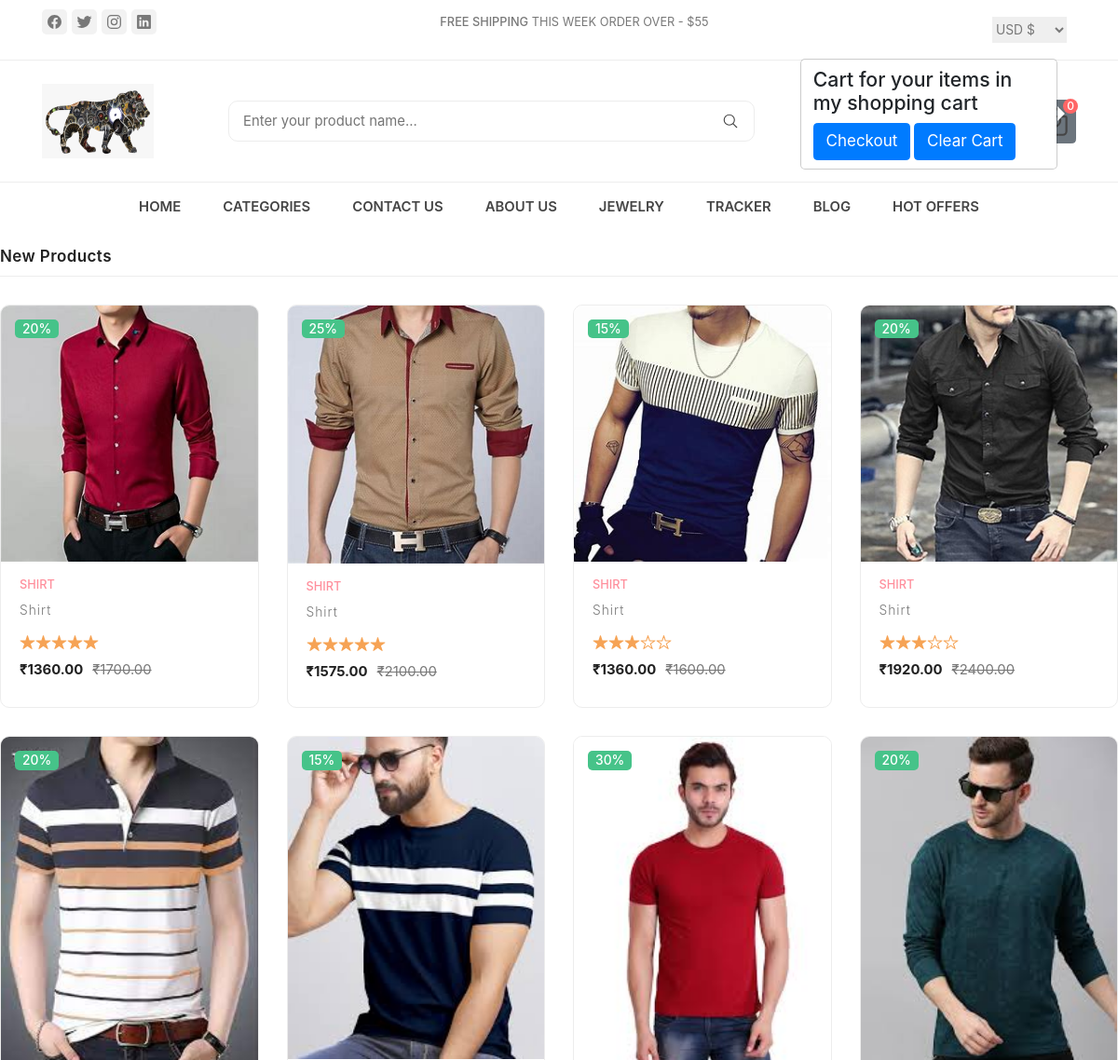
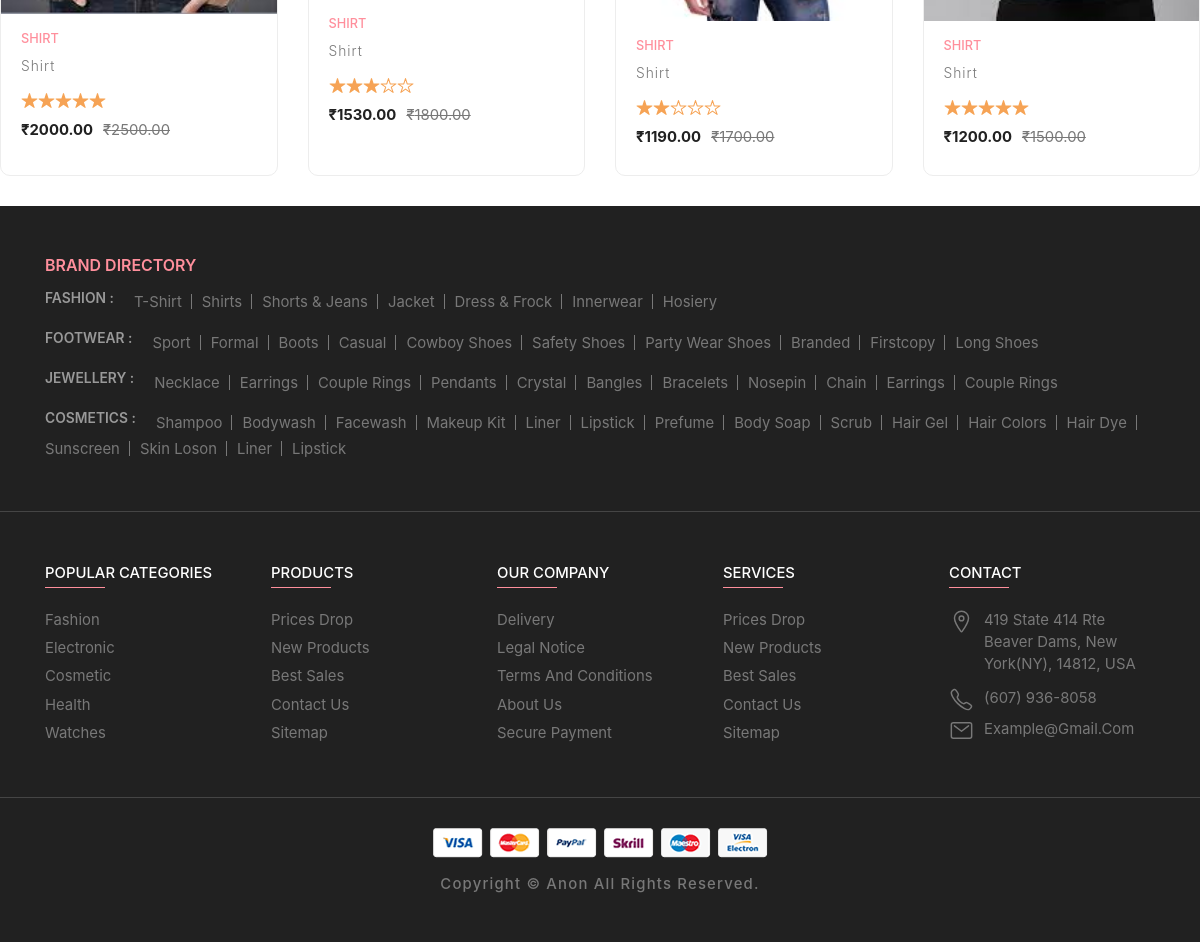
Page /shirts/ on the committed database (2 pictures, top to bottom).
### productcart/models.py (models this page shows, shortened)
class Products(models.Model):
    product_name = models.CharField(max_length=100)
    product_desc = HTMLField()
    product_price = models.DecimalField(max_digits=10, decimal_places=2, default=None)
    product_image = models.ImageField(upload_to="products/", max_length=250, null=True, default=None)
    showcase_badge = models.CharField(max_length=10, null=True, blank=True)
    showcase_rating = models.PositiveIntegerField(null=True, blank=True)
    discounted_price = models.DecimalField(max_digits=10, decimal_places=2, null=True, blank=True)
    category = models.ForeignKey(Category, on_delete=models.CASCADE)
    subcategory = models.ForeignKey(Subcategory, on_delete=models.CASCADE, blank=True, null=True)

### mysite/views.py (the view)
# urls.py: path('shirts/', views.render_shirts, name='shirts'),
def render_shirts(request):
    try:
        mens_category = Category.objects.get(name="Mens")
        subcategory_name = "shirts"
        subcategory = Subcategory.objects.get(name=subcategory_name)
        productdata = Products.objects.filter(category=mens_category, subcategory=subcategory)
        for product in productdata:
            if product.showcase_rating is not None:
                product.rating_difference = 5 - product.showcase_rating
            else:
                product.rating_difference = 5
        data = {
            'productdata': productdata
        }
        return render(request, "shirts.html", data)
    except Category.DoesNotExist:
        return HttpResponse("Mens category does not exist")
    except Subcategory.DoesNotExist:
        return HttpResponse("Subcategory 'shirts' does not exist")

### productcart/templatetags/custom_filters.py (called while the page is built)
@register.filter
def get_range(value):
    return range(1, value + 1)

### templates/shirts.html (shortened to what this page needs)
{% extends 'base.html' %}
{% load custom_filters %}
{% block content %}
<div class="product-main">
    <h2 class="title">New Products</h2>
    <div class="product-grid">
        {% for product in productdata %}
        <div class="showcase">
            <div class="showcase-banner">
                <img src="/media/{{ product.product_image|safe }}" alt="{{ product.product_name }}" width="300" class="product-img default">
                <p class="showcase-badge">{{ product.showcase_badge }}</p>
            </div>
            <div class="showcase-content">
                <a href="#" class="showcase-category" id="namepr{{product.id}}">{{ product.product_name|safe }}</a>
                <a href="#">
                    <h3 class="showcase-title">{{ product.product_desc|slice:":40"|safe }}</h3>
                </a>
                <div class="showcase-rating">
                    {% for _ in product.showcase_rating|default:0|get_range %}
                        <ion-icon name="star"></ion-icon>
                    {% endfor %}
                    {% for _ in product.rating_difference|default:0|get_range %}
                        <ion-icon name="star-outline"></ion-icon>
                    {% endfor %}
                </div>
                <div class="price-box">
                  <p class="price">&#x20B9;{{ product.discounted_price|safe }}</p>
                  <del>&#x20B9;{{product.product_price}}</del>
              </div>
            </div>
        </div>
        {% endfor %}
    </div>
</div>
{% endblock %}

### templates/base.html (shortened to what this page needs)
{% include "header.html" %}
{% block content %}
{% endblock content %}
{% include "footer.html" %}

### templates/header.html (shortened to what this page needs)
<!DOCTYPE html>
{% load static %}
<html lang="en">
<head>
  <link rel="stylesheet" href="/static/css/style-prefix.css">
  <link rel="stylesheet" href="/static/css/chatbot.css">
<link rel="stylesheet" href="https://cdn.jsdelivr.net/npm/bootstrap@4.6.2/dist/css/bootstrap.min.css">
</head>
<body>
  <header>
    <div class="header-top">
      <div class="container">
        <ul class="header-social-container">
          <li>
            <a href="#" class="social-link">
              <ion-icon name="logo-facebook"></ion-icon>
            </a>
          </li>
          <li>
            <a href="#" class="social-link">
              <ion-icon name="logo-twitter"></ion-icon>
            </a>
          </li>
          <li>
            <a href="#" class="social-link">
              <ion-icon name="logo-instagram"></ion-icon>
            </a>
          </li>
          <li>
            <a href="#" class="social-link">
              <ion-icon name="logo-linkedin"></ion-icon>
            </a>
          </li>
        </ul>
        <div class="header-alert-news">
          <p>
            <b>Free Shipping</b>
            This Week Order Over - $55
          </p>
        </div>
        <div class="header-top-actions">
          <select name="currency">
            <option value="usd">USD &dollar;</option>
          </select>
        </div>
      </div>
    </div>
    <div class="header-main">
      <div class="container">
        <a href="#" class="header-logo">
          <img src="/static/images/logo/1.png" alt="Anon's logo" width="120" height="80">
        </a>
<div class="header-search-container">
<form method="get" action="search">
          <input type="search" id="search" name="search" class="search-field" placeholder="Enter your product name...">
          <button class="search-btn">
            <ion-icon name="search-outline"></ion-icon>
          </button>
  </form>
</div>
        <div class="header-user-actions">
{% if user.is_authenticated %}
        <button class="btn btn-outline-success btn-sm" href="signup">
          <a href="/logout">Logout</a>
        </button>
       <button class="action-btn">
          <ion-icon name="person-outline"></ion-icon>
          <a href="" style="font-size:10px;">{{request.user}}</a>
      </button>
{% else %}
        <button class="btn btn-outline-warning btn-sm" href="signup">
          <a href="signup">SignUp</a>
        </button>
        <button class="btn btn-outline-warning btn-sm" href="login">
          <a href="login">Login</a>
        </button>
{% endif %}
          <button class="action-btn" >
            <ion-icon name="heart-outline"></ion-icon>
            <span class="count">0</span>
          </button>
          <button
          type="button"
          id="popcart"
          class="btn btn-secondary action-btn "
          data-bs-toggle="popover"
          data-bs-placement="left"
          data-bs-custom-class="custom-popover"
          data-bs-content="left popover content"
          data-html="true"
      >
          <ion-icon name="bag-handle-outline"></ion-icon>
          <span class="count" id="cart">0</span>
      </button>
        </div>
      </div>
    </div>
    <nav class="desktop-navigation-menu">
      <div class="container">
        <ul class="desktop-menu-category-list">
          <li class="menu-category">
            <a href="/" class="menu-title">Home</a>
          </li>
          <li class="menu-category">
            <a href="#" class="menu-title">Categories</a>
          </li>
          <li class="menu-category">
            <a href="{% url 'contact' %}" class="menu-title">Contact Us</a>
          </li>
          <li class="menu-category">
            <a href="/about" class="menu-title">About Us</a>
          </li>
          <li class="menu-category">
            <a href="#" class="menu-title">Jewelry</a>
          </li>
          <li class="menu-category">
            <a href="/tracker" class="menu-title">Tracker</a>
          </li>
          <li class="menu-category">
            <a href="#" class="menu-title">Blog</a>
          </li>
          <li class="menu-category">
            <a href="#" class="menu-title">Hot Offers</a>
          </li>
        </ul>
      </div>
    </nav>
  </header>

### templates/footer.html (shortened to what this page needs)
<footer>
    <div class="footer-category">
      <div class="container">
        <h2 class="footer-category-title">Brand directory</h2>
        <div class="footer-category-box">
          <h3 class="category-box-title">Fashion :</h3>
          <a href="#" class="footer-category-link">T-shirt</a>
          <a href="#" class="footer-category-link">Shirts</a>
          <a href="#" class="footer-category-link">shorts & jeans</a>
          <a href="#" class="footer-category-link">jacket</a>
          <a href="#" class="footer-category-link">dress & frock</a>
          <a href="#" class="footer-category-link">innerwear</a>
          <a href="#" class="footer-category-link">hosiery</a>
        </div>
        <div class="footer-category-box">
          <h3 class="category-box-title">footwear :</h3>
          <a href="#" class="footer-category-link">sport</a>
          <a href="#" class="footer-category-link">formal</a>
          <a href="#" class="footer-category-link">Boots</a>
          <a href="#" class="footer-category-link">casual</a>
          <a href="#" class="footer-category-link">cowboy shoes</a>
          <a href="#" class="footer-category-link">safety shoes</a>
          <a href="#" class="footer-category-link">Party wear shoes</a>
          <a href="#" class="footer-category-link">Branded</a>
          <a href="#" class="footer-category-link">Firstcopy</a>
          <a href="#" class="footer-category-link">Long shoes</a>
        </div>
        <div class="footer-category-box">
          <h3 class="category-box-title">jewellery :</h3>
          <a href="#" class="footer-category-link">Necklace</a>
          <a href="#" class="footer-category-link">Earrings</a>
          <a href="#" class="footer-category-link">Couple rings</a>
          <a href="#" class="footer-category-link">Pendants</a>
          <a href="#" class="footer-category-link">Crystal</a>
          <a href="#" class="footer-category-link">Bangles</a>
          <a href="#" class="footer-category-link">bracelets</a>
          <a href="#" class="footer-category-link">nosepin</a>
          <a href="#" class="footer-category-link">chain</a>
          <a href="#" class="footer-category-link">Earrings</a>
          <a href="#" class="footer-category-link">Couple rings</a>
        </div>
        <div class="footer-category-box">
          <h3 class="category-box-title">cosmetics :</h3>
          <a href="#" class="footer-category-link">Shampoo</a>
          <a href="#" class="footer-category-link">Bodywash</a>
          <a href="#" class="footer-category-link">Facewash</a>
          <a href="#" class="footer-category-link">makeup kit</a>
          <a href="#" class="footer-category-link">liner</a>
          <a href="#" class="footer-category-link">lipstick</a>
          <a href="#" class="footer-category-link">prefume</a>
          <a href="#" class="footer-category-link">Body soap</a>
          <a href="#" class="footer-category-link">scrub</a>
          <a href="#" class="footer-category-link">hair gel</a>
          <a href="#" class="footer-category-link">hair colors</a>
          <a href="#" class="footer-category-link">hair dye</a>
          <a href="#" class="footer-category-link">sunscreen</a>
          <a href="#" class="footer-category-link">skin loson</a>
          <a href="#" class="footer-category-link">liner</a>
          <a href="#" class="footer-category-link">lipstick</a>
        </div>
      </div>
    </div>
    <div class="footer-nav">
      <div class="container">
        <ul class="footer-nav-list">
          <li class="footer-nav-item">
            <h2 class="nav-title">Popular Categories</h2>
          </li>
          <li class="footer-nav-item">
            <a href="#" class="footer-nav-link">Fashion</a>
          </li>
          <li class="footer-nav-item">
            <a href="#" class="footer-nav-link">Electronic</a>
          </li>
          <li class="footer-nav-item">
            <a href="#" class="footer-nav-link">Cosmetic</a>
          </li>
          <li class="footer-nav-item">
            <a href="#" class="footer-nav-link">Health</a>
          </li>
          <li class="footer-nav-item">
            <a href="#" class="footer-nav-link">Watches</a>
          </li>
        </ul>
        <ul class="footer-nav-list">
          <li class="footer-nav-item">
            <h2 class="nav-title">Products</h2>
          </li>
          <li class="footer-nav-item">
            <a href="#" class="footer-nav-link">Prices drop</a>
          </li>
          <li class="footer-nav-item">
            <a href="#" class="footer-nav-link">New products</a>
          </li>
          <li class="footer-nav-item">
            <a href="#" class="footer-nav-link">Best sales</a>
          </li>
          <li class="footer-nav-item">
            <a href="#" class="footer-nav-link">Contact us</a>
          </li>
          <li class="footer-nav-item">
            <a href="#" class="footer-nav-link">Sitemap</a>
          </li>
        </ul>
        <ul class="footer-nav-list">
          <li class="footer-nav-item">
            <h2 class="nav-title">Our Company</h2>
          </li>
          <li class="footer-nav-item">
            <a href="#" class="footer-nav-link">Delivery</a>
          </li>
          <li class="footer-nav-item">
            <a href="#" class="footer-nav-link">Legal Notice</a>
          </li>
          <li class="footer-nav-item">
            <a href="#" class="footer-nav-link">Terms and conditions</a>
          </li>
          <li class="footer-nav-item">
            <a href="#" class="footer-nav-link">About us</a>
          </li>
          <li class="footer-nav-item">
            <a href="#" class="footer-nav-link">Secure payment</a>
          </li>
        </ul>
        <ul class="footer-nav-list">
          <li class="footer-nav-item">
            <h2 class="nav-title">Services</h2>
          </li>
          <li class="footer-nav-item">
            <a href="#" class="footer-nav-link">Prices drop</a>
          </li>
          <li class="footer-nav-item">
            <a href="#" class="footer-nav-link">New products</a>
          </li>
          <li class="footer-nav-item">
            <a href="#" class="footer-nav-link">Best sales</a>
          </li>
          <li class="footer-nav-item">
            <a href="#" class="footer-nav-link">Contact us</a>
          </li>
          <li class="footer-nav-item">
            <a href="#" class="footer-nav-link">Sitemap</a>
          </li>
        </ul>
        <ul class="footer-nav-list">
          <li class="footer-nav-item">
            <h2 class="nav-title">Contact</h2>
          </li>
          <li class="footer-nav-item flex">
            <div class="icon-box">
              <ion-icon name="location-outline"></ion-icon>
            </div>
            <address class="content">
              419 State 414 Rte
              Beaver Dams, New York(NY), 14812, USA
            </address>
          </li>
          <li class="footer-nav-item flex">
            <div class="icon-box">
              <ion-icon name="call-outline"></ion-icon>
            </div>
            <a href="tel:+607936-8058" class="footer-nav-link">(607) 936-8058</a>
          </li>
          <li class="footer-nav-item flex">
            <div class="icon-box">
              <ion-icon name="mail-outline"></ion-icon>
            </div>
            <a href="mailto:example@gmail.com" class="footer-nav-link">example@gmail.com</a>
          </li>
        </ul>
      </div>
    </div>
    <div class="footer-bottom">
      <div class="container">
        <img src="/static/images/payment.png" alt="payment method" class="payment-img">
        <p class="copyright">
          Copyright &copy; <a href="#">Anon</a> all rights reserved.
        </p>
      </div>
    </div>
  </footer>
</body>
</html>

### templates/header.html (style rules this page uses)
a { text-decoration:none; }

### rows in the picture
Products: product_image (picture), showcase_badge "20%", product_name "SHIRT", product_desc "Shirt", discounted_price "1360.00", product_price "1700.00"
Products: product_image (picture), showcase_badge "25%", product_name "SHIRT", product_desc "Shirt", discounted_price "1575.00", product_price "2100.00"
Products: product_image (picture), showcase_badge "15%", product_name "SHIRT", product_desc "Shirt", discounted_price "1360.00", product_price "1600.00"
Products: product_image (picture), showcase_badge "20%", product_name "SHIRT", product_desc "Shirt", discounted_price "1920.00", product_price "2400.00"
Products: product_image (picture), showcase_badge "20%", product_name "SHIRT", product_desc "Shirt", discounted_price "2000.00", product_price "2500.00"
Products: product_image (picture), showcase_badge "15%", product_name "SHIRT", product_desc "Shirt", discounted_price "1530.00", product_price "1800.00"
Products: product_image (picture), showcase_badge "30%", product_name "SHIRT", product_desc "Shirt", discounted_price "1190.00", product_price "1700.00"
Products: product_image (picture), showcase_badge "20%", product_name "SHIRT", product_desc "Shirt", discounted_price "1200.00", product_price "1500.00"
